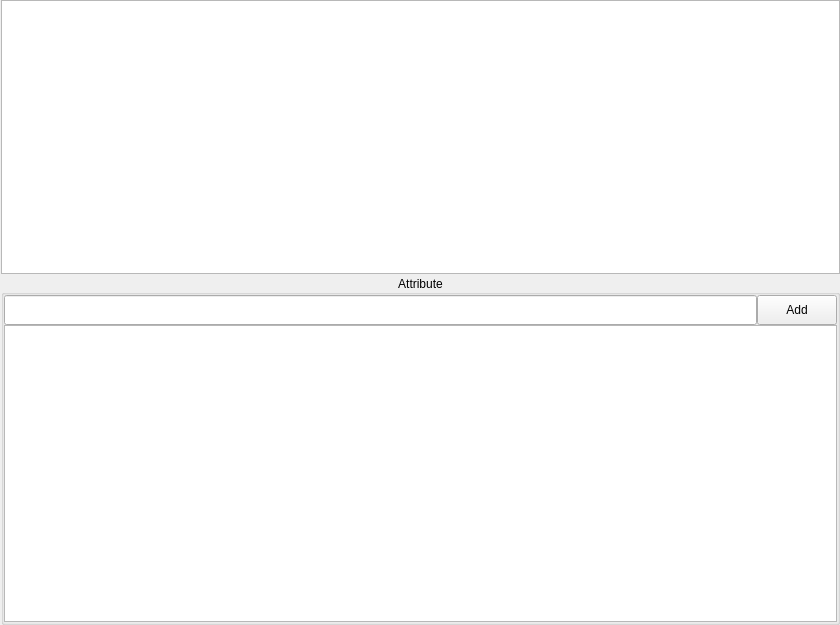
<?xml version="1.0" encoding="UTF-8"?>
<ui version="4.0">
 <class>xy</class>
 <widget class="QWidget" name="xy">
  <property name="geometry">
   <rect>
    <x>0</x>
    <y>0</y>
    <width>840</width>
    <height>625</height>
   </rect>
  </property>
  <property name="windowTitle">
   <string>Form</string>
  </property>
  <layout class="QHBoxLayout" name="horizontalLayout">
   <property name="spacing">
    <number>1</number>
   </property>
   <property name="leftMargin">
    <number>0</number>
   </property>
   <property name="topMargin">
    <number>0</number>
   </property>
   <property name="rightMargin">
    <number>0</number>
   </property>
   <property name="bottomMargin">
    <number>0</number>
   </property>
   <item>
    <widget class="QSplitter" name="splitter_2">
     <property name="orientation">
      <enum>Qt::Horizontal</enum>
     </property>
     <property name="handleWidth">
      <number>1</number>
     </property>
     <widget class="QWidget" name="layoutWidget">
      <layout class="QVBoxLayout" name="vbox_left" stretch="50,1">
       <property name="spacing">
        <number>0</number>
       </property>
       <item>
        <layout class="QVBoxLayout" name="vbox_bd"/>
       </item>
       <item>
        <layout class="QHBoxLayout" name="hbox_btn_slider" stretch="0">
         <property name="spacing">
          <number>5</number>
         </property>
         <item>
          <layout class="QGridLayout" name="media_grid">
           <property name="spacing">
            <number>0</number>
           </property>
          </layout>
         </item>
        </layout>
       </item>
      </layout>
     </widget>
     <widget class="QSplitter" name="splitter">
      <property name="orientation">
       <enum>Qt::Vertical</enum>
      </property>
      <property name="handleWidth">
       <number>1</number>
      </property>
      <widget class="QTreeView" name="treeView_top"/>
      <widget class="QGroupBox" name="gBox_attr">
       <property name="title">
        <string>Attribute</string>
       </property>
       <property name="alignment">
        <set>Qt::AlignCenter</set>
       </property>
       <layout class="QVBoxLayout" name="vBox_right" stretch="1,10">
        <property name="spacing">
         <number>0</number>
        </property>
        <property name="leftMargin">
         <number>0</number>
        </property>
        <property name="topMargin">
         <number>0</number>
        </property>
        <property name="rightMargin">
         <number>0</number>
        </property>
        <property name="bottomMargin">
         <number>0</number>
        </property>
        <item>
         <layout class="QHBoxLayout" name="hBox_add_attr" stretch="10,1">
          <item>
           <widget class="QLineEdit" name="lEdit_points">
            <property name="minimumSize">
             <size>
              <width>0</width>
              <height>30</height>
             </size>
            </property>
            <property name="font">
             <font>
              <pointsize>12</pointsize>
             </font>
            </property>
            <property name="placeholderText">
             <string/>
            </property>
            <property name="clearButtonEnabled">
             <bool>true</bool>
            </property>
           </widget>
          </item>
          <item>
           <widget class="QPushButton" name="btn_add">
            <property name="minimumSize">
             <size>
              <width>0</width>
              <height>30</height>
             </size>
            </property>
            <property name="text">
             <string>Add</string>
            </property>
           </widget>
          </item>
         </layout>
        </item>
        <item>
         <widget class="QTableView" name="tView_attr"/>
        </item>
       </layout>
      </widget>
     </widget>
    </widget>
   </item>
  </layout>
 </widget>
 <resources>
  <include location="resource.qrc"/>
 </resources>
 <connections/>
</ui>
